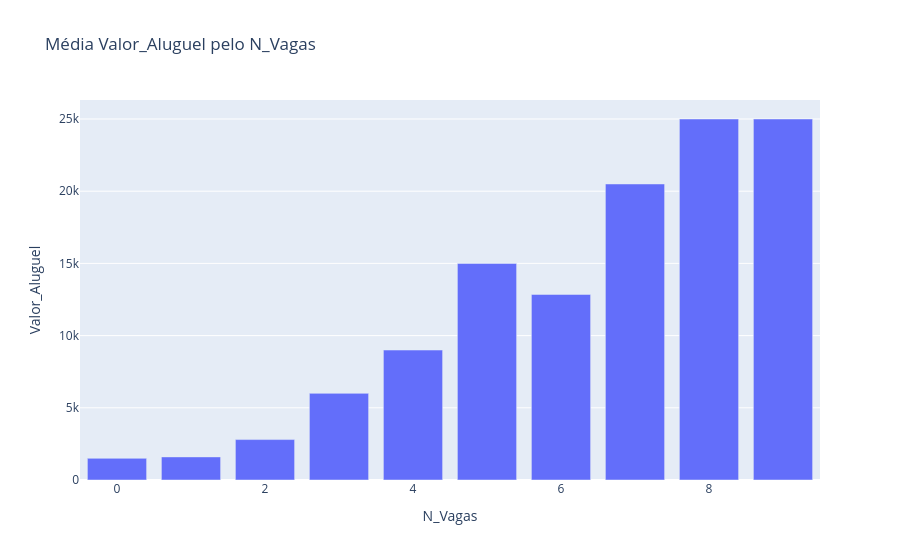

This figure's notebook cell:
### Markdown cell above
O gráfico mostra que quanto mais suítes em um imóvel, maior o valor de aluguel.

### Code cell
mediana = df.groupby('N_Vagas')['Valor_Aluguel'].median().reset_index()

fig = px.bar(mediana, x='N_Vagas', y='Valor_Aluguel',
            title='Média Valor_Aluguel pelo N_Vagas')
fig.show()

### Figure 1 — Plotly figure (JSON) as saved in the notebook; plotly's stock layout.template omitted (floating-point values rounded to 4 significant figures)
{"data": [{"hovertemplate": "N_Vagas=%{x}<br>Valor_Aluguel=%{y}<extra></extra>", "legendgroup": "", "marker": {"color": "#636efa", "pattern": {"shape": ""}}, "name": "", "orientation": "v", "showlegend": false, "textposition": "auto", "type": "bar", "x": [0, 1, 2, 3, 4, 5, 6, 7, 8, 9], "xaxis": "x", "y": [1500.0, 1600.0, 2800.0, 6000.0, 9000.0, 15000.0, 12850.0, 20500.0, 25000.0, 25000.0], "yaxis": "y"}], "layout": {"barmode": "relative", "legend": {"tracegroupgap": 0}, "title": {"text": "Média Valor_Aluguel pelo N_Vagas"}, "xaxis": {"anchor": "y", "domain": [0, 1], "title": {"text": "N_Vagas"}}, "yaxis": {"anchor": "x", "domain": [0, 1], "title": {"text": "Valor_Aluguel"}}}}
